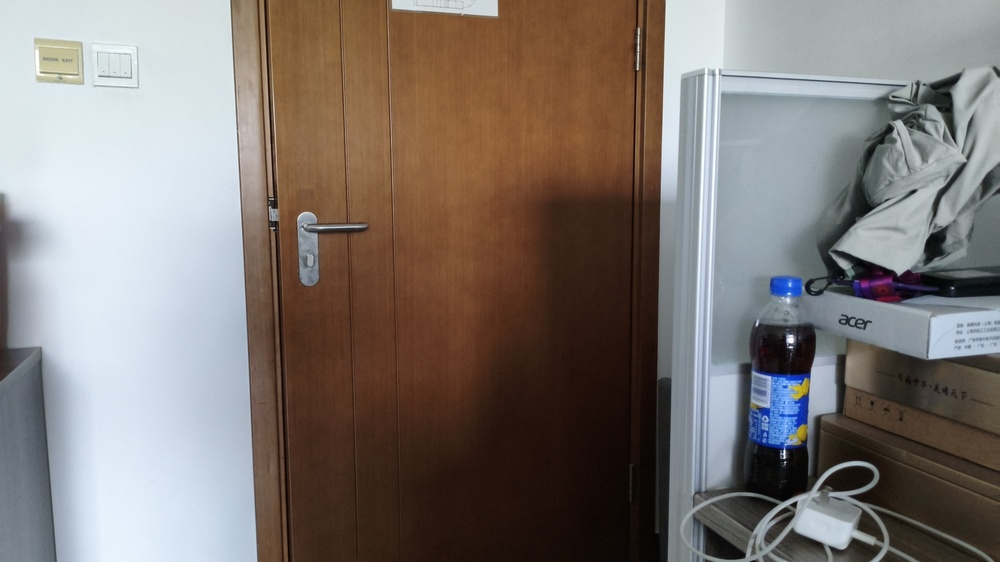
#> input picture data/test/left.jpg, 1000 x 562 px, shrunk from 4096 x 2304 before the run, given in place of left.png, which was not available
$ python feature_detection.py
#> lines starting #> are read from the running program, lines starting #| are printed output that depends on the picture; pictures that were not available may be replaced by others from this repository, and a replacement may not be noted
### src/utils.py
#!/usr/bin/env python3
"""
工具函数模块
包含图像处理、文件操作等辅助函数
"""

import cv2
import numpy as np
import os
from typing import Tuple, List, Optional

def load_image(image_path: str) -> Optional[np.ndarray]:
    """
    加载图像文件

    Args:
        image_path: 图像文件路径

    Returns:
        numpy数组表示的图像，如果加载失败返回None
    """
#> called with image_path = '../data/left.png'
    if not os.path.exists(image_path):
        print(f"错误: 图像文件不存在: {image_path}")
        return None

    image = cv2.imread(image_path)
#> image is the input picture: shape (562, 1000, 3); mean B, G, R 114.5, 119, 126.9
#| 图像尺寸: (562, 1000, 3)
    if image is None:
        print(f"错误: 无法加载图像: {image_path}")
        return None

    return image

# [124 lines left out: functions convert_to_rgb, resize_image, save_image, get_image_pairs, create_results_dir, draw_keypoints, not called in this run]

# [11 lines that do not run on import are left out]

### src/feature_detection.py
#!/usr/bin/env python3
"""
特征检测模块
实现Harris角点检测和SIFT特征点检测
"""

import cv2
import numpy as np
from typing import List, Tuple, Dict

def harris_corner_detection(image: np.ndarray, block_size: int = 2, ksize: int = 3, k: float = 0.04) -> np.ndarray:
    """
    Harris角点检测

    Args:
        image: 输入图像（灰度图）
        block_size: 邻域大小
        ksize: Sobel算子孔径大小
        k: Harris检测器自由参数

    Returns:
        角点响应图
    """
#> called with block_size = 2, ksize = 3, k = 0.04
    # 转换为灰度图（如果输入是彩色图）
    if len(image.shape) == 3:
        gray = cv2.cvtColor(image, cv2.COLOR_BGR2GRAY)
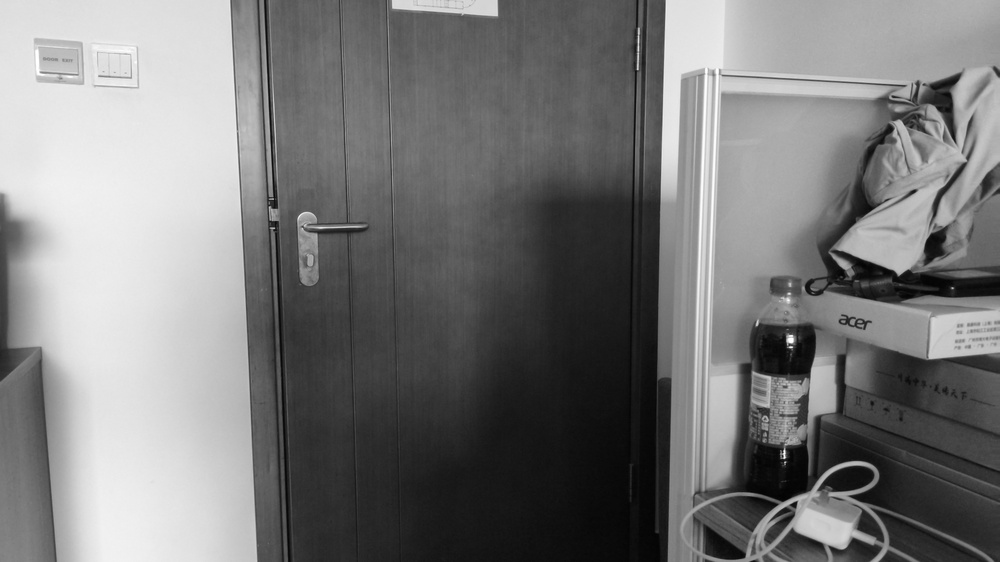
#> gray: shape (562, 1000); min 1, max 255, mean 120.8
    else:
        gray = image

    # 转换为float32
    gray = np.float32(gray)

    # Harris角点检测
    dst = cv2.cornerHarris(gray, block_size, ksize, k)

    return dst

def get_harris_keypoints(harris_response: np.ndarray, threshold: float = 0.01) -> List[Tuple[int, int]]:
    """
    从Harris响应图中提取关键点坐标

    Args:
        harris_response: Harris角点响应图
        threshold: 阈值（相对于最大响应的比例）

    Returns:
        关键点坐标列表 [(x, y), ...]
    """
#> called with threshold = 0.01
    # 直接在原始响应上做阈值（避免normalize类型问题）
    max_response = harris_response.max()
#> max_response = 87379656
    if max_response <= 0:
        return []

    threshold_value = max_response * threshold
#> threshold_value = 873796.6

    # 向量化查找超过阈值的角点位置
    ys, xs = np.where(harris_response > threshold_value)
#> ys = 641 values from 8 to 561; xs = 641 values, max 999 at index 56, min 39 at index 35, mean 725.2

    # 非极大值抑制：使用膨胀操作找局部极大值
    kernel = cv2.getStructuringElement(cv2.MORPH_RECT, (5, 5))
    dilated = cv2.dilate(harris_response, kernel)
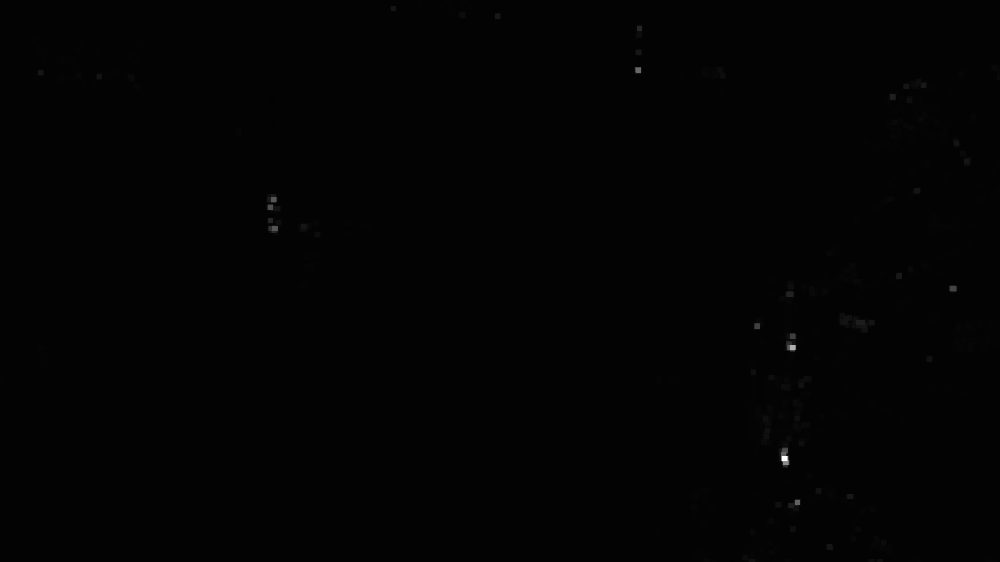
#> dilated: shape (562, 1000) float32; min -1354551.6, max 87379656, mean 58501.9; drawn with min black and max white
    local_max = (harris_response == dilated)
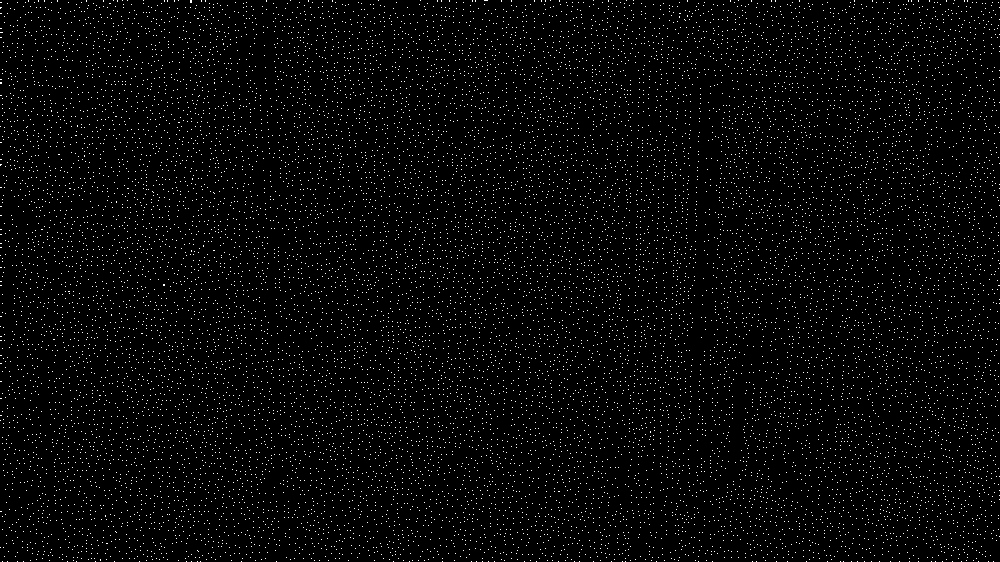
#> local_max: shape (562, 1000) bool; 2.6% white in thin lines or dots

    # 同时满足阈值和局部极大值
    mask = (harris_response > threshold_value) & local_max
#> mask: shape (562, 1000) bool; 0.03% white in thin lines or dots
    ys, xs = np.where(mask)
#> ys = 156 values from 8 to 561; xs = 156 values, max 999 at index 16, min 40 at index 9, mean 738.2

    keypoints = list(zip(xs.tolist(), ys.tolist()))
#> keypoints = 156 pairs, first value 40 to 999, second value 8 to 561
    return keypoints

def sift_feature_detection(image: np.ndarray, nfeatures: int = 0, nOctaveLayers: int = 3,
                          contrastThreshold: float = 0.04, edgeThreshold: float = 10,
                          sigma: float = 1.6) -> Tuple[List[cv2.KeyPoint], np.ndarray]:
    """
    SIFT特征点检测

    Args:
        image: 输入图像
        nfeatures: 保留的最佳特征数量（0表示无限制）
        nOctaveLayers: 每个octave中的层数
        contrastThreshold: 对比度阈值
        edgeThreshold: 边缘阈值
        sigma: 高斯模糊参数

    Returns:
        (关键点列表, 描述子矩阵)
    """
    # 转换为灰度图
    if len(image.shape) == 3:
        gray = cv2.cvtColor(image, cv2.COLOR_BGR2GRAY)
    else:
        gray = image

    # 创建SIFT检测器
    sift = cv2.SIFT_create(nfeatures=nfeatures, nOctaveLayers=nOctaveLayers,
                           contrastThreshold=contrastThreshold, edgeThreshold=edgeThreshold,
                           sigma=sigma)

    # 检测特征点和计算描述子
    keypoints, descriptors = sift.detectAndCompute(gray, None)

    return keypoints, descriptors

def compare_detection_methods(image: np.ndarray) -> Dict[str, int]:
    """
    比较Harris和SIFT特征检测方法

    Args:
        image: 输入图像

    Returns:
        包含两种方法检测到的特征点数量的字典
    """
    results = {}

    # Harris角点检测
    harris_response = harris_corner_detection(image)
    harris_keypoints = get_harris_keypoints(harris_response)
    results['harris'] = len(harris_keypoints)

    # SIFT特征检测
    sift_keypoints, _ = sift_feature_detection(image)
    results['sift'] = len(sift_keypoints)

    return results

def visualize_detection_results(image: np.ndarray, harris_keypoints: List[Tuple[int, int]],
                               sift_keypoints: List[cv2.KeyPoint]) -> np.ndarray:
    """
    可视化特征检测结果

    Args:
        image: 原始图像
        harris_keypoints: Harris角点坐标
        sift_keypoints: SIFT关键点

    Returns:
        可视化结果图像
    """
    # 复制原始图像
    result = image.copy()

    # 绘制Harris角点（红色）
    for x, y in harris_keypoints:
        cv2.circle(result, (x, y), 3, (0, 0, 255), -1)  # 红色

    # 绘制SIFT特征点（绿色）
    for kp in sift_keypoints:
        x, y = int(kp.pt[0]), int(kp.pt[1])
        cv2.circle(result, (x, y), 3, (0, 255, 0), -1)  # 绿色

        # 绘制方向（如果有）
        if kp.angle != -1:
            angle_rad = np.radians(kp.angle)
            end_x = int(x + kp.size * np.cos(angle_rad))
            end_y = int(y + kp.size * np.sin(angle_rad))
            cv2.line(result, (x, y), (end_x, end_y), (0, 255, 0), 1)

    return result

if __name__ == "__main__":
    # 测试特征检测模块
    print("特征检测模块测试...")

    # 测试图像加载
    from utils import load_image

    # 加载测试图像
    test_image_path = "../data/left.png"
    image = load_image(test_image_path)

    if image is not None:
        print(f"图像尺寸: {image.shape}")

        # Harris角点检测
        harris_response = harris_corner_detection(image)
        harris_keypoints = get_harris_keypoints(harris_response)
#> harris_keypoints has the same summary as keypoints in get_harris_keypoints
        print(f"Harris检测到 {len(harris_keypoints)} 个角点")
#| Harris检测到 156 个角点

        # SIFT特征检测
        sift_keypoints, descriptors = sift_feature_detection(image)
#> in sift_feature_detection, `keypoints, descriptors = sift.detectAndCompute(gray, None)`: keypoints = 642 keypoints; strongest (x, y, size): (790, 339, 5.9), (784, 454, 4.7), (794, 505, 3.8), (784, 453, 2.1)
#> sift_keypoints has the same summary as keypoints in sift_feature_detection
        print(f"SIFT检测到 {len(sift_keypoints)} 个特征点")
#| SIFT检测到 642 个特征点

        # 比较两种方法
        comparison = compare_detection_methods(image)
#> in compare_detection_methods, `harris_keypoints = get_harris_keypoints(harris_response)`: harris_keypoints = 156 pairs, first value 40 to 999, second value 8 to 561
#> in compare_detection_methods, `sift_keypoints, _ = sift_feature_detection(image)`: sift_keypoints has the same summary as keypoints in sift_feature_detection
#> comparison = {'harris': 156, 'sift': 642}
        print(f"特征点数量比较: Harris={comparison['harris']}, SIFT={comparison['sift']}")
#| 特征点数量比较: Harris=156, SIFT=642

    else:
        print("无法加载测试图像")
